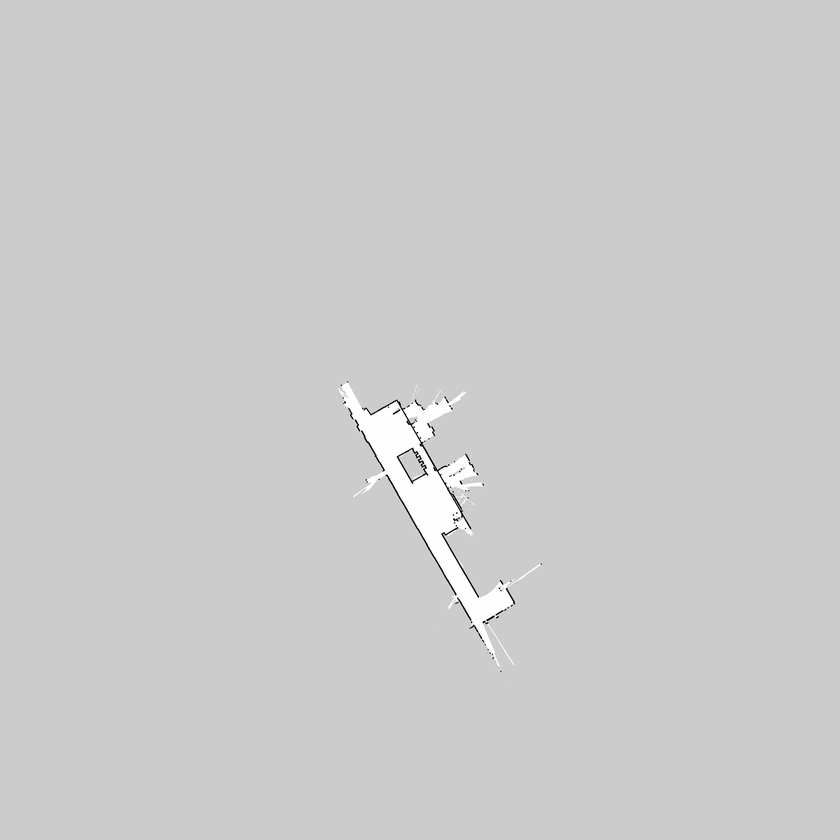
#> input picture images/chinokyoten1f_fixed.png, 840 x 840 px, shrunk from 4000 x 4000 before the run, found by its file name
$ python coordinates.py
#> lines starting #> are read from the running program, lines starting #| are printed output that depends on the picture
from typing import AsyncIterable
from matplotlib.colors import Colormap
import numpy as np
import matplotlib.image as mpimg
from matplotlib import pyplot as plt
from mpl_toolkits.mplot3d import Axes3D
import matplotlib.transforms as mtransforms
from math import pi, atan, sin, cos
from scipy.ndimage import rotate, shift

# Initialisation Parameters

USERINPUT = False # if True, allow user to manually set point1 and point2 coordinates


map1 = mpimg.imread('./images/chinokyoten1f_fixed.png')
#> map1 is the input picture: shape (840, 840, 3) float32; min 0, max 1, mean 0.802
map2 = mpimg.imread('./images/chinokyoten2f_fixed.png')
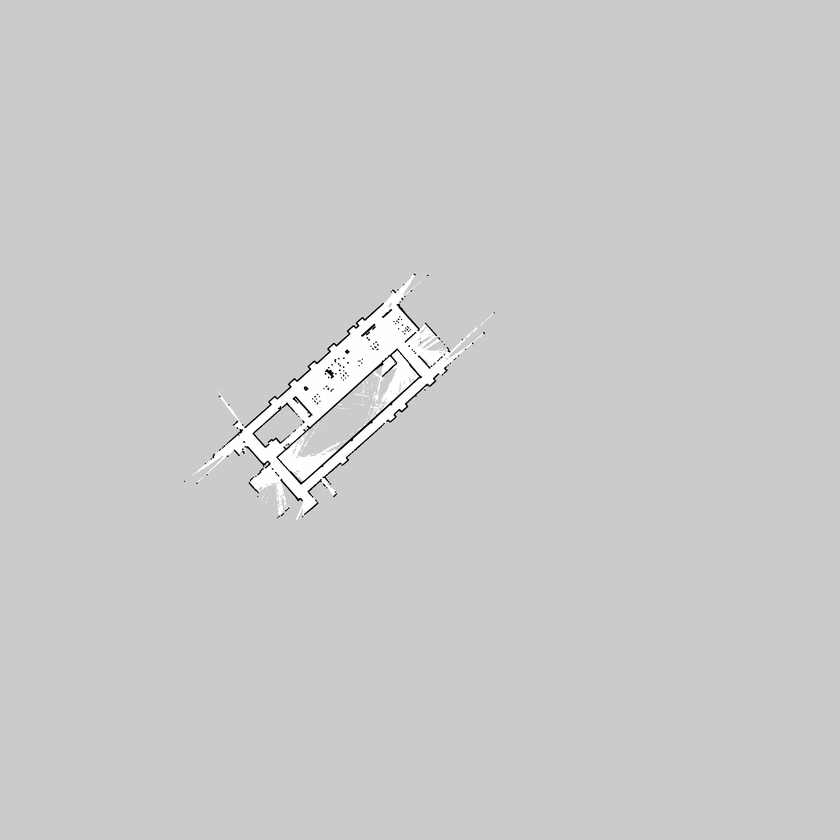
#> input picture images/chinokyoten2f_fixed.png, 840 x 840 px, shrunk from 4000 x 4000 before the run, found by its file name
#> map2 is the input picture: shape (840, 840, 3) float32; min 0, max 1, mean 0.798
map3 = mpimg.imread('./images/chinokyoten3f_fixed.png')
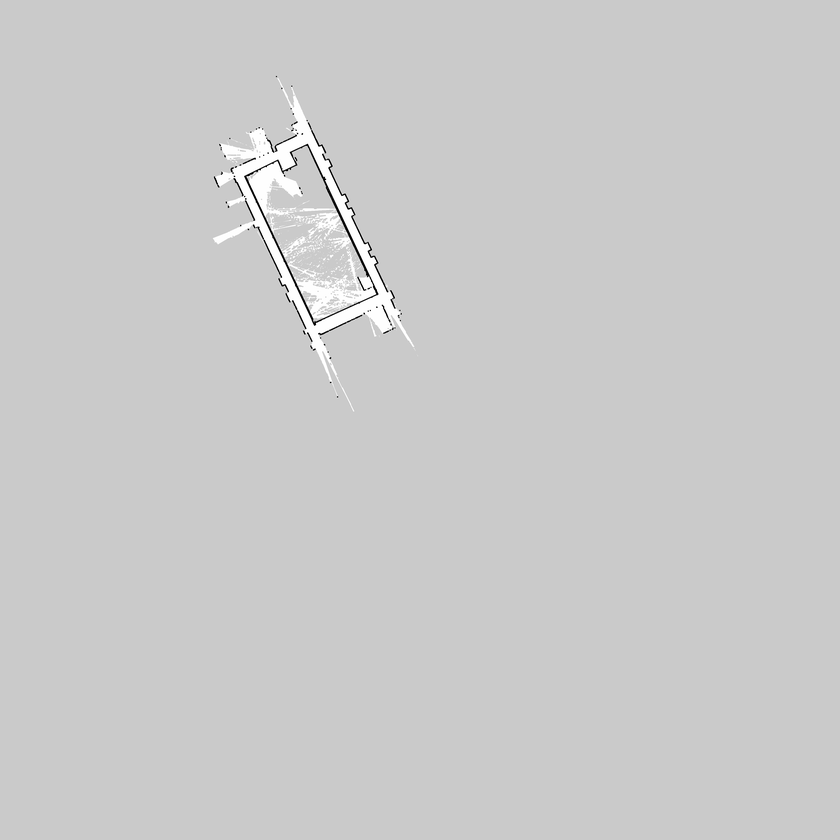
#> input picture images/chinokyoten3f_fixed.png, 840 x 840 px, shrunk from 4000 x 4000 before the run, found by its file name
#> map3 is the input picture: shape (840, 840, 3) float32; min 0, max 1, mean 0.794

NO_FLOORS = 3
MAP_IMAGES = [map1, map2, map3]


fig = plt.figure()
ax = fig.add_subplot(111, projection='3d')

for i in range(NO_FLOORS): # set 2 for faster load
    x, y = np.mgrid[0:MAP_IMAGES[i].shape[0], 0:MAP_IMAGES[i].shape[1]]
    z = np.atleast_2d(i*10)

    ax.plot_surface(x, y, z, facecolors=MAP_IMAGES[i], shade=False, rstride=20, cstride=20)
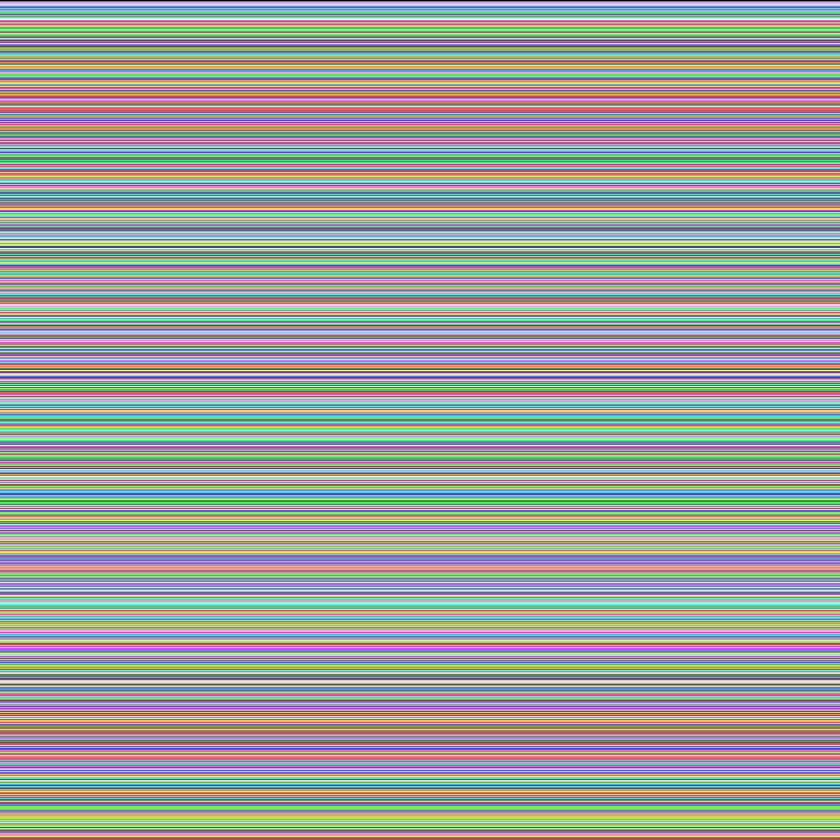
#> x: shape (840, 840) int64; 840 distinct labels, from 0 to 839; one colour per label, 0 black

plt.show()
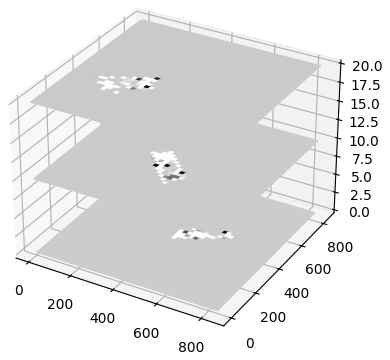
#> figure drawn by matplotlib, 1 panel
